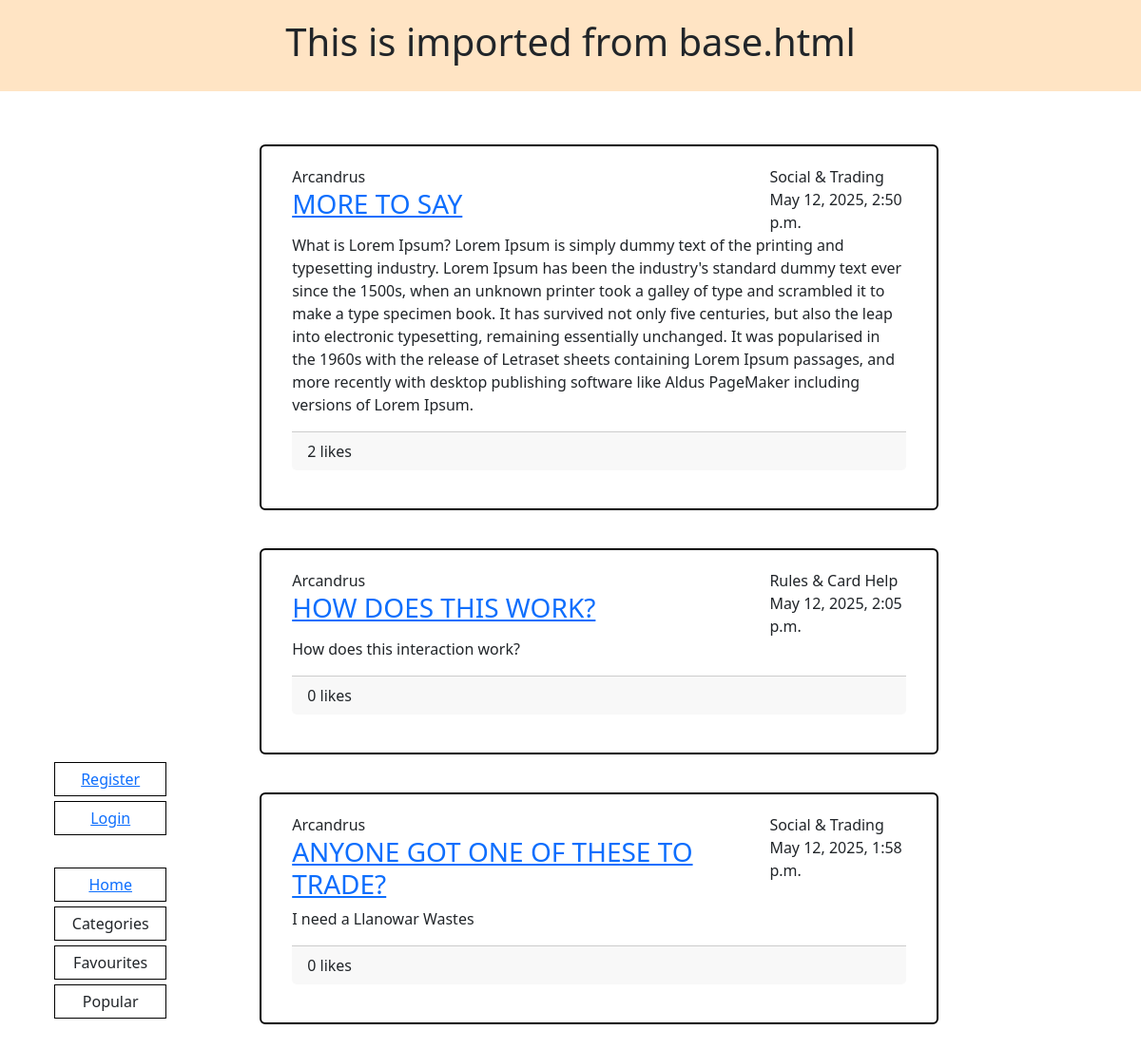
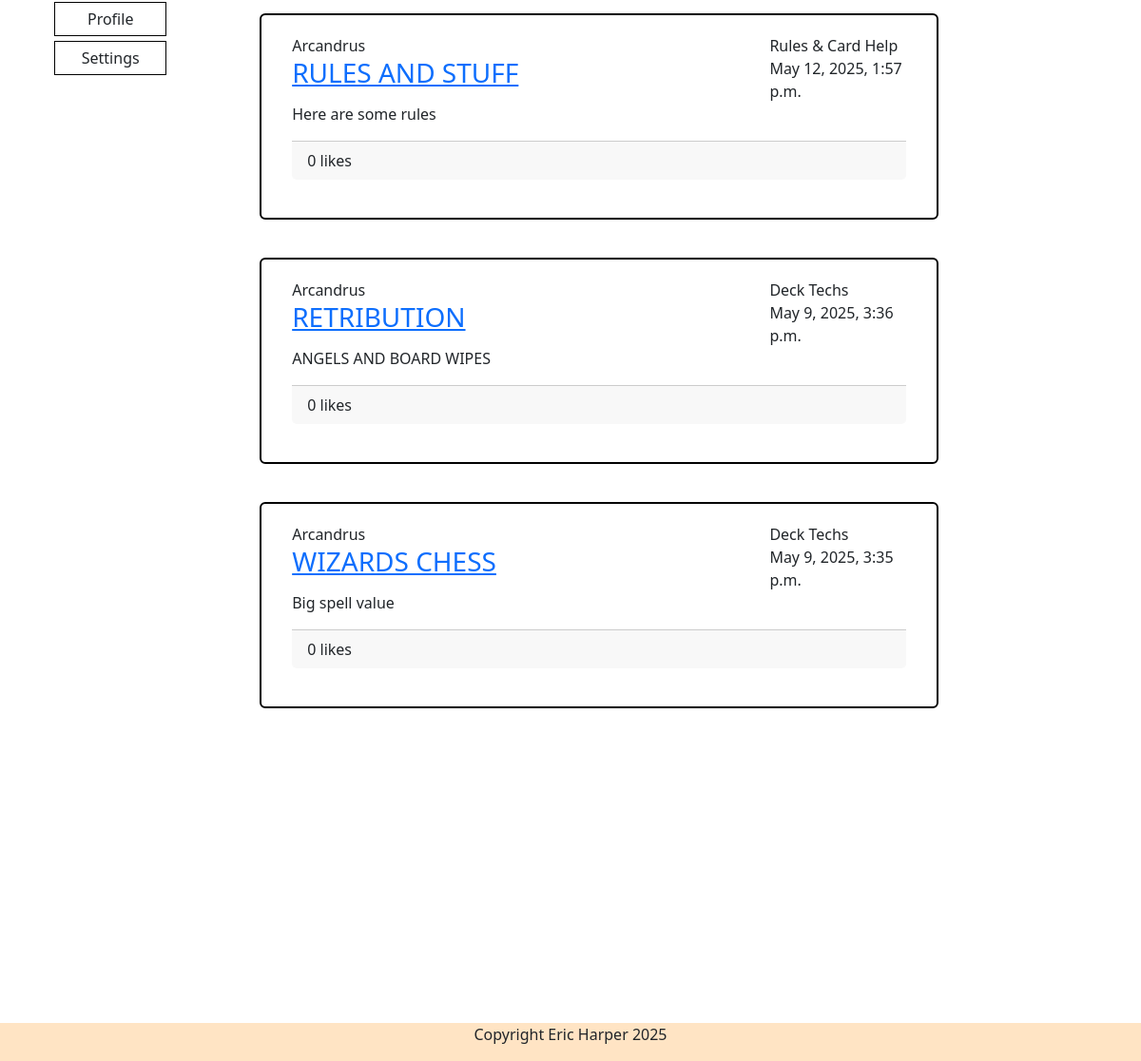
/posts/, run on the app's committed database (2 pictures, top to bottom).
### posts/models.py (models this page shows, shortened)
class Post(models.Model):
    title = models.CharField(max_length=200, unique=True)
    slug = models.SlugField(max_length=200, unique=True)
    author = models.ForeignKey(CustomUser, on_delete=models.CASCADE, related_name="posts")
    category = models.IntegerField(choices=CATEGORY, default=0)
    content = SummernoteTextField()
    created_on = models.DateTimeField(auto_now_add=True)
    excerpt = models.TextField(blank=True)
    updated_on = models.DateTimeField(auto_now=True)
    likes = models.ManyToManyField(CustomUser, related_name='post_likes')
    is_favourite = models.BooleanField(default=False)
    is_popular = models.BooleanField(default=False)
    class Meta:
        ordering = ["-created_on"]
    @property
    def total_likes(self):
        return self.likes.count()

### users/models.py (models this page shows)
class CustomUser(AbstractUser):
    full_name = models.CharField(max_length=255, blank=True, null=True)
    username = models.CharField(max_length=255, blank=True, null=True, unique=True)
    email = models.EmailField(unique=True)
    def __str__(self):
        return self.username

### posts/views.py (the view)
# urls.py: path('posts/', PostList.as_view(), name='post_list'),
class PostList(generic.ListView):
    model = Post
    template_name = "posts/index.html"
    paginate_by = 6

### posts/templates/posts/index.html (shortened to what this page needs)
{% extends "base.html" %}
{% load static %}
{% block content %}
<div class="container-fluid scroll content">
    <div class="row">
        <div class="col-12 mt-3 left">
            {% for post in object_list %}
            <div class="row">
                <div class="card">
                    <div class="card-inner">
                        <div class="row">
                            <div class="col-9">{{ post.author }}</div>
                            <div class="col-3">{{ post.get_category_display }}</div>
                        </div>
                        <div class="row">
                            <div class="col-9">
                                <a href="{% url 'post_detail' post.slug %}"><h3>{{ post.title|upper }}</h3></a>
                            </div>
                            <div class="col-3">{{ post.created_on }}</div>
                        </div>
                        <p>{{ post.excerpt }}</p>
                        <div class="card-footer">
                            {{ post.total_likes }} like{{ post.total_likes|pluralize }}
                        </div>
                    </div>
                </div>
            </div>
            {% endfor %}
        </div>
    </div>
</div>
{% endblock %}

### static/css/style.css (style rules this page uses)
body, html { width: 100%; display: flex; margin: 0; padding: 0; height: 100%; overflow: hidden; }
.scroll { height: 100%; overflow-y: auto; padding: 1rem; box-sizing: border-box; }
.content { margin: 100px 10% 0 15%; max-width: 100%; height: 80%; }
.card { display: flex; border: 2px, black, solid; max-width: 80%; margin: 20px 10%; max-height: 400px; }
.card-inner { padding: 20px; overflow: hidden; margin-bottom: 20px; }

### data on the page
Post: author "Arcandrus", category "Social & Trading", title "MORE TO SAY", created_on "May 12, 2025, 2:50 p.m.", excerpt "What is Lorem Ipsum? Lorem Ipsum is simply dummy text of the printing and typesetting industry. Lorem Ipsum has been the industry's standard dummy text ever since the 1500s, when an unknown printer took a galley of type and scrambled it to make a type specimen book. It has survived not only five centuries, but also the leap into electronic typesetting, remaining essentially unchanged. It was popularised in the 1960s with the release of Letraset sheets containing Lorem Ipsum passages, and more recently with desktop publishing software like Aldus PageMaker including versions of Lorem Ipsum.", total_likes "2"
Post: author "Arcandrus", category "Rules & Card Help", title "HOW DOES THIS WORK?", created_on "May 12, 2025, 2:05 p.m.", excerpt "How does this interaction work?", total_likes "0"
Post: author "Arcandrus", category "Social & Trading", title "ANYONE GOT ONE OF THESE TO TRADE?", created_on "May 12, 2025, 1:58 p.m.", excerpt "I need a Llanowar Wastes", total_likes "0"
Post: author "Arcandrus", category "Rules & Card Help", title "RULES AND STUFF", created_on "May 12, 2025, 1:57 p.m.", excerpt "Here are some rules", total_likes "0"
Post: author "Arcandrus", category "Deck Techs", title "RETRIBUTION", created_on "May 9, 2025, 3:36 p.m.", excerpt "ANGELS AND BOARD WIPES", total_likes "0"
Post: author "Arcandrus", category "Deck Techs", title "WIZARDS CHESS", created_on "May 9, 2025, 3:35 p.m.", excerpt "Big spell value", total_likes "0"
